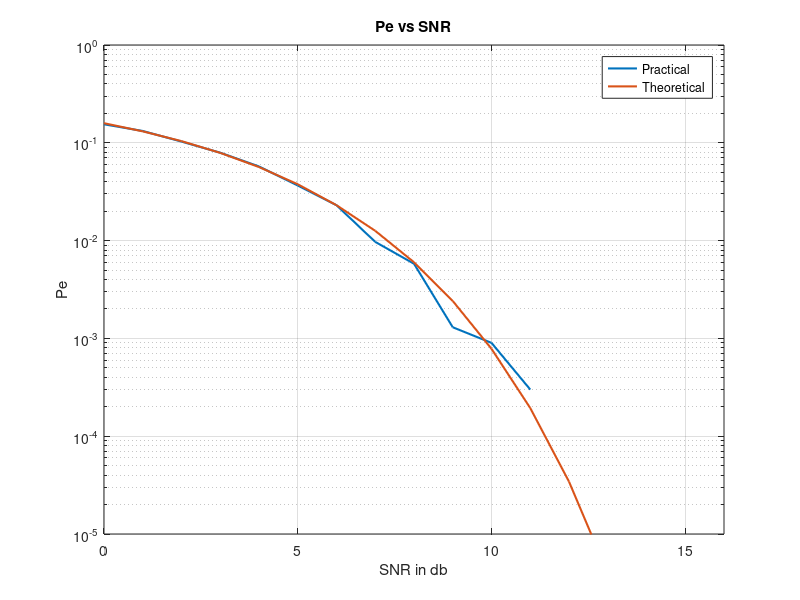

The MATLAB source for this figure:
clc;
close all;

% number of bits
N=10^4;

% two bits  
m=[-1,1];

%step 1
x=[];
for i=1:N
    x(i)=m(randi(length(m)));   
end

%SNR ratio in db
%will go from 0 to 14
snr_db=0:1:14;                

% snr
snr=10.^(snr_db/10);

%variance
var=(1./snr); 

% Probability of error
Pe=[];
for k=1:length(var)

    % step 2
    % noise
    % cholesky factorization for GD of specific
    % standard deviation. chol of a scalar is under root
    % of the scalar. eg - chol(4) = 2. See 
    % docs "https://www.mathworks.com/help/matlab/ref/randn.html"
    % for more info.
    % 0 mean added
    n=sqrt(var(k))*randn(1,N);

    % step 3
    % received signal
    y=x+n;
    
    % step 4
    %decoding
    r=[];
    for l=1:N
        if y(l)<0
            r(l)= -1;
        else
            r(l)= 1;
        end
    end
    
    % step 5
    %error calculation
    e=0;
    for j=1:N
        if r(j)~=x(j)
            e=e+1;
        end
    end  
    
    % step 6
    % probability of error
    Pe(k)= e/N;
end

%theoretical Pe
tPe=qfunc(sqrt(snr));

figure(1);
semilogy(snr_db,Pe,'linewidth',1.5);
hold on;
semilogy(snr_db,tPe,'linewidth',1.5);
xlabel('SNR in db');
ylabel('Pe');
title('Pe vs SNR');
xlim([0 16]);
ylim([10^-5 1]);
grid on;
legend('Practical','Theoretical');



